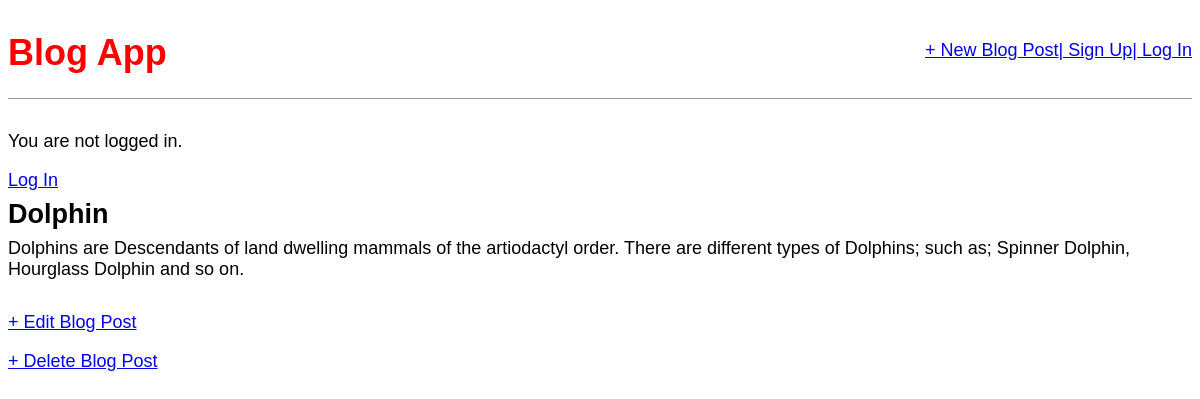
The app's page /post/4/ with its own data.
### blog/models.py (models this page shows, shortened)
class Post(models.Model):
    title = models.CharField(max_length=200)
    author = models.ForeignKey(
        'auth.User',
        on_delete=models.CASCADE,
    )
    body = models.TextField()

### blog/views.py (the view)
# urls.py: path('post/<int:pk>/', BlogDetailView.as_view(), name='post_detail'),
class BlogDetailView(DetailView):
    model = Post
    template_name = 'post_detail.html'

### templates/post_detail.html
{% extends 'base.html' %}
{% block content %}
    <div class="post-entry">
        <h2>{{ post.title }}</h2>
        <p>{{ post.body }}</p>
    </div>
    <p><a href="{% url 'post_edit' post.pk %}">+ Edit Blog Post</a></p>
    <p><a href="{% url 'post_delete' post.pk %}">+ Delete Blog Post</a></p>
{% endblock content %}

### static/css/base.css (style rules this page uses)
body { font-family: 'Source Sans Pro', sans-serif; font-size: 18px; }
.post-entry { margin-bottom: 2rem; }
.post-entry h2 { margin: 0.5rem 0; }
.post-entry p { margin: 0; font-weight: 400; }

### records on screen
Post: title "Dolphin", body "Dolphins are Descendants of land dwelling mammals of the artiodactyl order. There are different types of Dolphins; such as; Spinner Dolphin, Hourglass Dolphin and so on."
